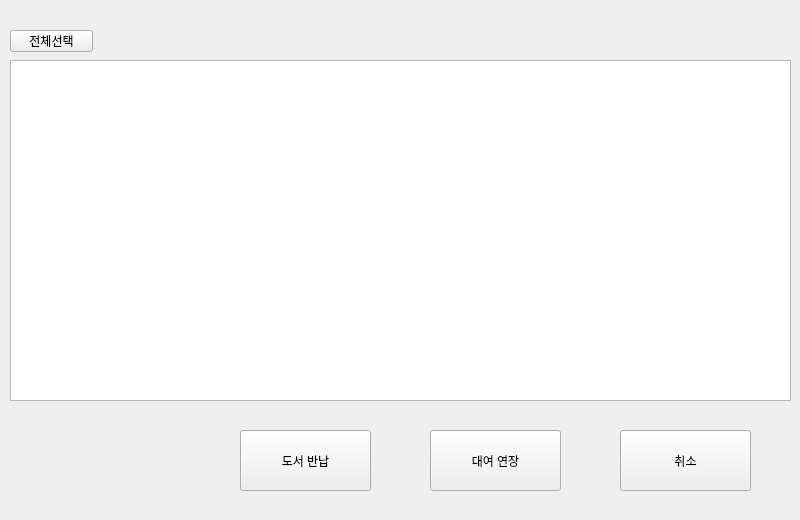
<?xml version="1.0" encoding="UTF-8"?>
<ui version="4.0">
 <class>MainWindow</class>
 <widget class="QMainWindow" name="MainWindow">
  <property name="geometry">
   <rect>
    <x>0</x>
    <y>0</y>
    <width>800</width>
    <height>520</height>
   </rect>
  </property>
  <property name="windowTitle">
   <string>MainWindow</string>
  </property>
  <widget class="QWidget" name="centralwidget">
   <widget class="QTableWidget" name="tableWidget">
    <property name="geometry">
     <rect>
      <x>10</x>
      <y>60</y>
      <width>781</width>
      <height>341</height>
     </rect>
    </property>
    <property name="styleSheet">
     <string notr="true">color: white</string>
    </property>
    <property name="editTriggers">
     <set>QAbstractItemView::EditTrigger::NoEditTriggers</set>
    </property>
   </widget>
   <widget class="QPushButton" name="rent_give_btn">
    <property name="geometry">
     <rect>
      <x>240</x>
      <y>430</y>
      <width>131</width>
      <height>61</height>
     </rect>
    </property>
    <property name="text">
     <string>도서 반납</string>
    </property>
    <property name="checkable">
     <bool>false</bool>
    </property>
    <property name="checked">
     <bool>false</bool>
    </property>
   </widget>
   <widget class="QPushButton" name="btn_close">
    <property name="geometry">
     <rect>
      <x>620</x>
      <y>430</y>
      <width>131</width>
      <height>61</height>
     </rect>
    </property>
    <property name="text">
     <string>취소</string>
    </property>
    <property name="checkable">
     <bool>false</bool>
    </property>
    <property name="checked">
     <bool>false</bool>
    </property>
   </widget>
   <widget class="QPushButton" name="rent_over_btn">
    <property name="geometry">
     <rect>
      <x>430</x>
      <y>430</y>
      <width>131</width>
      <height>61</height>
     </rect>
    </property>
    <property name="text">
     <string>대여 연장</string>
    </property>
    <property name="checkable">
     <bool>false</bool>
    </property>
    <property name="checked">
     <bool>false</bool>
    </property>
   </widget>
   <widget class="QPushButton" name="all_check_btn">
    <property name="geometry">
     <rect>
      <x>10</x>
      <y>30</y>
      <width>83</width>
      <height>22</height>
     </rect>
    </property>
    <property name="text">
     <string>전체선택</string>
    </property>
   </widget>
  </widget>
 </widget>
 <resources/>
 <connections/>
</ui>
